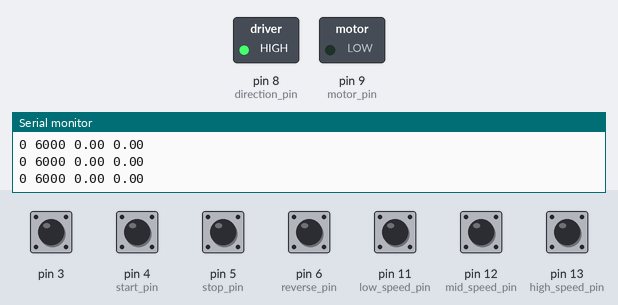
Recording of a sketch running on a simulated Arduino Uno, built with avr-gcc and run on an emulated ATmega328P. On the bench: switched loads named in the sketch (green lamp = pin HIGH), the last lines printed to the serial monitor. The inputs (shaded band) are chosen by the test bench; at power-on: pin 3, pin 4 (start_pin), pin 5 (stop_pin), pin 6 (reverse_pin), pin 11 (low_speed_pin), pin 12 (mid_speed_pin), pin 13 (high_speed_pin) HIGH.

Above: at 1.2 s.
1.3 s: pin 6 (reverse_pin) pulled LOW for 1 s
At 2.8 s:
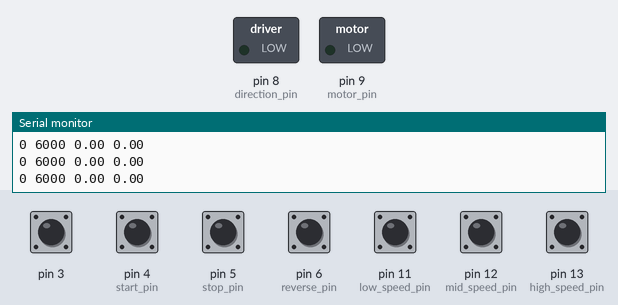
3.8 s: pin 11 (low_speed_pin) pulled LOW for 1 s
At 5.8 s:
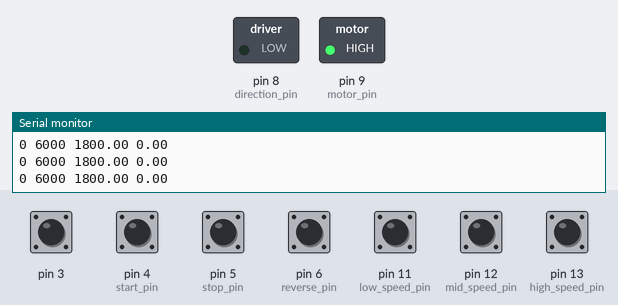
6.3 s: pin 6 (reverse_pin) pulled LOW for 1 s
At 7.5 s:
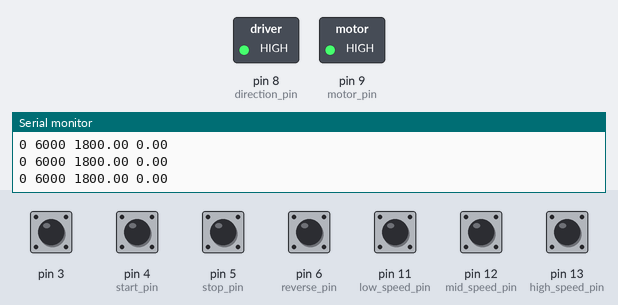
11.3 s: pin 5 (stop_pin) pulled LOW for 1 s
At 12.5 s:
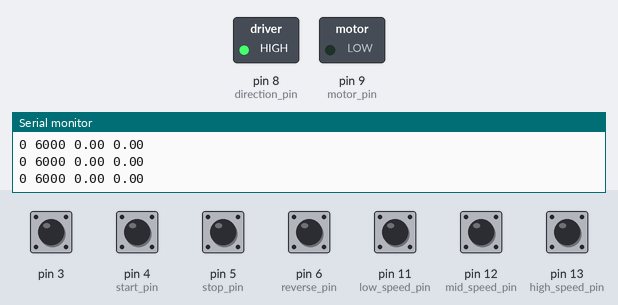
Timing chart, 0 to 14.3 s (numbered marks = the images above; inputs shaded):
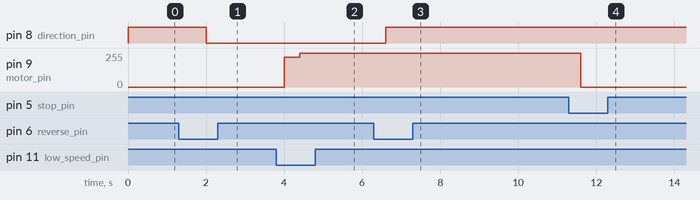

The sketch:

Act2_3_4_test.ino
```cpp
#include<Act2_3_4.h>

Act2_3_4 our_sys;

void setup() {
  // put your setup code here, to run once:
  int start_pin = 4;
  int stop_pin = 5;
  int reverse_pin = 6;
  int motor_pin = 9;
  int direction_pin = 8;
  int speed_pin = int_1;   // Pin 3
  int low_speed_pin = 11;
  int mid_speed_pin = 12;
  int high_speed_pin = 13;

  //int adjust_speed_time=200;
  int target_speed_time=400;
  int buttons_check_time=200;

  our_sys.setup_motor_pushbuttons(start_pin, stop_pin, reverse_pin);
  our_sys.setup_motor(motor_pin, direction_pin);
  our_sys.setup_speed_measure(speed_pin);
  our_sys.set_time_intervals(buttons_check_time, target_speed_time);
  our_sys.setup_speed_pushbuttons(low_speed_pin, mid_speed_pin, high_speed_pin);

  Serial.begin(9600);
}

void loop() {
  // put your main code here, to run repeatedly:

  our_sys.system_execute();
}
```

Measured:
- after the input at 1.3 s, pin 8 (direction_pin): HIGH → LOW after 0.70 s
- after the input at 3.8 s, pin 9 (motor_pin): 0/255 → 225/255 after 0.20 s, → 255/255 0.40 s later
- after the input at 6.3 s, pin 8 (direction_pin): LOW → HIGH after 0.30 s
- after the input at 11.3 s, pin 9 (motor_pin): 255/255 → 0/255 after 0.30 s
